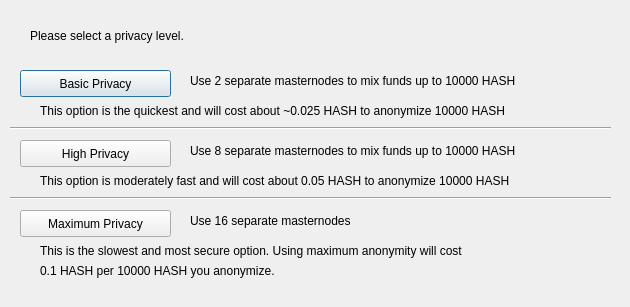
<?xml version="1.0" encoding="UTF-8"?>
<ui version="4.0">
 <class>ObfuscationConfig</class>
 <widget class="QDialog" name="ObfuscationConfig">
  <property name="geometry">
   <rect>
    <x>0</x>
    <y>0</y>
    <width>630</width>
    <height>307</height>
   </rect>
  </property>
  <property name="windowTitle">
   <string>Configure Obfuscation</string>
  </property>
  <widget class="QPushButton" name="buttonBasic">
   <property name="geometry">
    <rect>
     <x>20</x>
     <y>70</y>
     <width>151</width>
     <height>27</height>
    </rect>
   </property>
   <property name="text">
    <string>Basic Privacy</string>
   </property>
  </widget>
  <widget class="QPushButton" name="buttonHigh">
   <property name="geometry">
    <rect>
     <x>20</x>
     <y>140</y>
     <width>151</width>
     <height>27</height>
    </rect>
   </property>
   <property name="text">
    <string>High Privacy</string>
   </property>
  </widget>
  <widget class="QPushButton" name="buttonMax">
   <property name="geometry">
    <rect>
     <x>20</x>
     <y>210</y>
     <width>151</width>
     <height>27</height>
    </rect>
   </property>
   <property name="text">
    <string>Maximum Privacy</string>
   </property>
  </widget>
  <widget class="QLabel" name="label">
   <property name="geometry">
    <rect>
     <x>30</x>
     <y>20</y>
     <width>571</width>
     <height>31</height>
    </rect>
   </property>
   <property name="text">
    <string>Please select a privacy level.</string>
   </property>
  </widget>
  <widget class="QLabel" name="label_2">
   <property name="geometry">
    <rect>
     <x>190</x>
     <y>70</y>
     <width>421</width>
     <height>21</height>
    </rect>
   </property>
   <property name="text">
    <string>Use 2 separate masternodes to mix funds up to 10000 HASH</string>
   </property>
  </widget>
  <widget class="QLabel" name="label_3">
   <property name="geometry">
    <rect>
     <x>190</x>
     <y>140</y>
     <width>411</width>
     <height>21</height>
    </rect>
   </property>
   <property name="text">
    <string>Use 8 separate masternodes to mix funds up to 10000 HASH</string>
   </property>
  </widget>
  <widget class="QLabel" name="label_4">
   <property name="geometry">
    <rect>
     <x>190</x>
     <y>210</y>
     <width>421</width>
     <height>21</height>
    </rect>
   </property>
   <property name="text">
    <string>Use 16 separate masternodes</string>
   </property>
  </widget>
  <widget class="QLabel" name="label_6">
   <property name="geometry">
    <rect>
     <x>40</x>
     <y>100</y>
     <width>561</width>
     <height>21</height>
    </rect>
   </property>
   <property name="text">
    <string>This option is the quickest and will cost about ~0.025 HASH to anonymize 10000 HASH</string>
   </property>
  </widget>
  <widget class="QLabel" name="label_7">
   <property name="geometry">
    <rect>
     <x>40</x>
     <y>170</y>
     <width>561</width>
     <height>21</height>
    </rect>
   </property>
   <property name="text">
    <string>This option is moderately fast and will cost about 0.05 HASH to anonymize 10000 HASH</string>
   </property>
  </widget>
  <widget class="QLabel" name="label_8">
   <property name="geometry">
    <rect>
     <x>40</x>
     <y>240</y>
     <width>561</width>
     <height>21</height>
    </rect>
   </property>
   <property name="text">
    <string>This is the slowest and most secure option. Using maximum anonymity will cost</string>
   </property>
  </widget>
  <widget class="QLabel" name="label_9">
   <property name="geometry">
    <rect>
     <x>40</x>
     <y>260</y>
     <width>561</width>
     <height>21</height>
    </rect>
   </property>
   <property name="text">
    <string>0.1 HASH per 10000 HASH you anonymize.</string>
   </property>
  </widget>
  <widget class="Line" name="line">
   <property name="geometry">
    <rect>
     <x>10</x>
     <y>120</y>
     <width>601</width>
     <height>16</height>
    </rect>
   </property>
   <property name="orientation">
    <enum>Qt::Horizontal</enum>
   </property>
  </widget>
  <widget class="Line" name="line_2">
   <property name="geometry">
    <rect>
     <x>10</x>
     <y>190</y>
     <width>601</width>
     <height>16</height>
    </rect>
   </property>
   <property name="orientation">
    <enum>Qt::Horizontal</enum>
   </property>
  </widget>
 </widget>
 <resources/>
 <connections/>
</ui>
